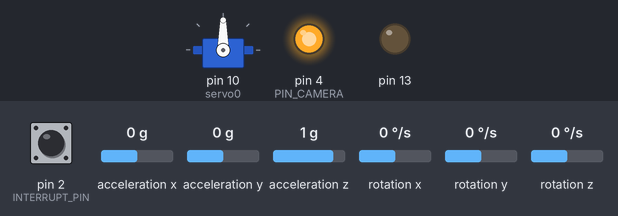
The sketch below on a simulated Arduino Leonardo, built with avr-gcc and run on an emulated ATmega32U4. On the bench: servo, output pins drawn as LEDs (lit = HIGH). Wiring (inferred from the names in the program): MPU-6050 motion sensor at I2C address 0x68. The inputs (shaded band) are chosen by the test bench; at power-on: pin 2 (INTERRUPT_PIN) LOW, acceleration x 0 g, acceleration y 0 g, acceleration z 1 g, rotation x 0 °/s, rotation y 0 °/s, rotation z 0 °/s. The sensor or clock chip raises its interrupt line as the real part does; what the sketch prints to the serial monitor is not drawn.

Above: at 0.8 s.
At 20.8 s:
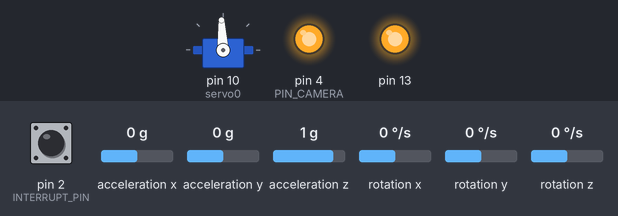
Timing chart, 0 to 22.3 s (numbered marks = the images above):
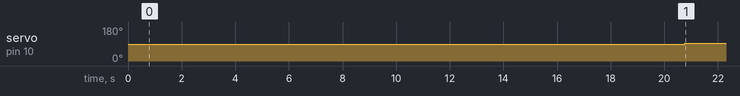

The sketch:

IntegrateCameraAndYaw.ino
```cpp
#include "pindef.h"
int command;
// class default I2C address is 0x68
// specific I2C addresses may be passed as a parameter here
// AD0 low = 0x68 (default for SparkFun breakout and InvenSense evaluation board)
// AD0 high = 0x69

MPU6050 mpu;                                          //Making a MPU6050 object!
//MPU6050 mpu(0x69);                                  // <-- use for AD0 high

// Define the servo motors
Servo servo0;                     //SERVO ZERO IS FOR YAW:

void setup() {
  command = 0;
  initCamera();
  initBluetooth();
  // initialize serial communication
  // (115200 chosen because it is required for Teapot Demo output, but it's
  // really up to you depending on your project)
//  Serial.begin(38400);
//  while (!Serial); // wait for Leonardo enumeration, others continue immediately


  initStabilize();

}

//int count == 1

void loop() {
  // put your main code here, to run repeatedly:
//  Serial.println(m/illis());
  stabilizeLoop();

//  Serial.println(mill/is());

//Getting command from bluetooth

//  command = getCommand();


//#ifdef SER_DEBUG
//  Serial.println("COMMAND : "+String(command));
//#endif

  switch(command){
    case 0: break;

    case 1: Serial.print(getYaw());
            break;

    case 2: //Start servo rotation and switch on camera
            setStartServoRotation(true);
            makeCameraPinLow();
            break;
    default:break;
  }

  if(shallWeTurnCameraPinHighAgain()){
    makeCameraPinHigh();
  }

}
```

b_stabilize.ino
```cpp
bool startServoRotation;
int servo0Speed = 1500;
float yaw0 = 0;                    //This variable can be used to save yaw values
float correct;
int j = 0;

bool blinkState = false;

// MPU control/status vars
bool dmpReady = false;  // set true if DMP init was successful
uint8_t mpuIntStatus;   // holds actual interrupt status byte from MPU
uint8_t devStatus;      // return status after each device operation (0 = success, !0 = error)
uint16_t packetSize;    // expected DMP packet size (default is 42 bytes)
uint16_t fifoCount;     // count of all bytes currently in FIFO
uint8_t fifoBuffer[64]; // FIFO storage buffer

// orientation/motion vars
Quaternion q;           // [w, x, y, z]         quaternion container
VectorInt16 aa;         // [x, y, z]            accel sensor measurements
VectorInt16 aaReal;     // [x, y, z]            gravity-free accel sensor measurements
VectorInt16 aaWorld;    // [x, y, z]            world-frame accel sensor measurements
VectorFloat gravity;    // [x, y, z]            gravity vector
float euler[3];         // [psi, theta, phi]    Euler angle container
float ypr[3];           // [yaw, pitch, roll]   yaw/pitch/roll container and gravity vector

// packet structure for InvenSense teapot demo
uint8_t teapotPacket[14] = { '$', 0x02, 0, 0, 0, 0, 0, 0, 0, 0, 0x00, 0x00, '\r', '\n' };


// ================================================================
// ===               INTERRUPT DETECTION ROUTINE                ===
// ================================================================

volatile bool mpuInterrupt = false;     // indicates whether MPU interrupt pin has gone high
void dmpDataReady() {
  mpuInterrupt = true;
}

// ================================================================
// ===               MY CODE FOR CALCULATING GYRO ERRORS        ===
// ===              CODE TAKEN FROM HOW TO MECHTRONICS          ===
// ================================================================
  const int MPUAddr = 0x68;
  float AccX, AccY, AccZ;
  float GyroX, GyroY, GyroZ;
  float accAngleX, accAngleY, gyroAngleX, gyroAngleY, gyroAngleZ;
  float roll, pitch, yaw;
  float AccErrorX, AccErrorY, GyroErrorX, GyroErrorY, GyroErrorZ;
  float elapsedTime, currentTime, previousTime;
  int c = 0;

  void calculate_IMU_error() {
  // We can call this funtion in the setup section to calculate the accelerometer and gyro data error. From here we will get the error values used in the above equations printed on the Serial Monitor.
  // Note that we should place the IMU flat in order to get the proper values, so that we then can the correct values
  // Read accelerometer values 200 times
    while (c < 200) {
      Wire.beginTransmission(MPUAddr);
      Wire.write(0x3B);
      Wire.endTransmission(false);
      Wire.requestFrom(MPUAddr, 6, true);
      AccX = (Wire.read() << 8 | Wire.read()) / 16384.0 ;
      AccY = (Wire.read() << 8 | Wire.read()) / 16384.0 ;
      AccZ = (Wire.read() << 8 | Wire.read()) / 16384.0 ;
      // Sum all readings
      AccErrorX = AccErrorX + ((atan((AccY) / sqrt(pow((AccX), 2) + pow((AccZ), 2))) * 180 / PI));
      AccErrorY = AccErrorY + ((atan(-1 * (AccX) / sqrt(pow((AccY), 2) + pow((AccZ), 2))) * 180 / PI));
      c++;
    }
    //Divide the sum by 200 to get the error value
    AccErrorX = AccErrorX / 200;
    AccErrorY = AccErrorY / 200;
    c = 0;
    // Read gyro values 200 times
    while (c < 200) {
      Wire.beginTransmission(MPUAddr);
      Wire.write(0x43);
      Wire.endTransmission(false);
      Wire.requestFrom(MPUAddr, 6, true);
      GyroX = Wire.read() << 8 | Wire.read();
      GyroY = Wire.read() << 8 | Wire.read();
      GyroZ = Wire.read() << 8 | Wire.read();
      // Sum all readings
      GyroErrorX = GyroErrorX + (GyroX / 131.0);
      GyroErrorY = GyroErrorY + (GyroY / 131.0);
      GyroErrorZ = GyroErrorZ + (GyroZ / 131.0);
      c++;
    }
    //Divide the sum by 200 to get the error value
    GyroErrorX = GyroErrorX / 200;
    GyroErrorY = GyroErrorY / 200;
    GyroErrorZ = GyroErrorZ / 200;
  // Print the error values on the Serial Monitor
//  Serial.print("AccErrorX: ");
//  Serial.println(AccErrorX);
//  Serial.print("AccErrorY: ");
//  Serial.println(AccErrorY);
//  Serial.print("GyroErrorX: ");
//  Serial.println(GyroErrorX);
//  Serial.print("GyroErrorY: ");
//  Serial.println(GyroErrorY);
//  Serial.print("GyroErrorZ: ");
//  Serial.println(GyroErrorZ);
}

////////////////////////////////////////////////////////////////////
//         CALVULATE YAW

//call repeatedly in loop, only updates after a certain time interval
//returns true if update happened
////////////////////////////////////////////////////////////////////
void calculateYaw() {
  // if programming failed, don't try to do anything
  if (!dmpReady) return;

  // wait for MPU interrupt or extra packet(s) available
  while (!mpuInterrupt && fifoCount < packetSize) {
    if (mpuInterrupt && fifoCount < packetSize) {
      // try to get out of the infinite loop
      fifoCount = mpu.getFIFOCount();
    }
  }

  // reset interrupt flag and get INT_STATUS byte
  mpuInterrupt = false;
  mpuIntStatus = mpu.getIntStatus();

  // get current FIFO count
  fifoCount = mpu.getFIFOCount();

  // check for overflow (this should never happen unless our code is too inefficient)
  if ((mpuIntStatus & _BV(MPU6050_INTERRUPT_FIFO_OFLOW_BIT)) || fifoCount >= 1024) {
    // reset so we can continue cleanly
    mpu.resetFIFO();
    fifoCount = mpu.getFIFOCount();
#ifdef SER_DEBUG
    Serial.println(F("FIFO overflow!"));
#endif


    // otherwise, check for DMP data ready interrupt (this should happen frequently)
  } else if (mpuIntStatus & _BV(MPU6050_INTERRUPT_DMP_INT_BIT)) {
    // wait for correct available data length, should be a VERY short wait
    while (fifoCount < packetSize) fifoCount = mpu.getFIFOCount();

    // read a packet from FIFO
    mpu.getFIFOBytes(fifoBuffer, packetSize);

    // track FIFO count here in case there is > 1 packet available
    // (this lets us immediately read more without waiting for an interrupt)
    fifoCount -= packetSize;

    // Get Yaw, Pitch and Roll values
#ifdef OUTPUT_READABLE_YAWPITCHROLL
    mpu.dmpGetQuaternion(&q, fifoBuffer);
    mpu.dmpGetGravity(&gravity, &q);
    mpu.dmpGetYawPitchRoll(ypr, &q, &gravity);

    // Yaw, Pitch, Roll values - Radians to degrees
    ypr[0] = ypr[0] * 180 / M_PI;
    ypr[1] = ypr[1] * 180 / M_PI;
    ypr[2] = ypr[2] * 180 / M_PI;
#endif
  }
}//void calculateYaw


// ================================================================
// ===                      INITIAL SETUP                       ===
// ================================================================

void initStabilize() {
  startServoRotation = false;

  // join I2C bus (I2Cdev library doesn't do this automatically)
#if I2CDEV_IMPLEMENTATION == I2CDEV_ARDUINO_WIRE
  Wire.begin();
  Wire.setClock(400000); // 400kHz I2C clock. Comment this line if having compilation difficulties
#elif I2CDEV_IMPLEMENTATION == I2CDEV_BUILTIN_FASTWIRE
  Fastwire::setup(400, true);
#endif

//  // initialize serial communication
//  // (115200 chosen because it is required for Teapot Demo output, but it's
//  // really up to you depending on your project)
//  Serial.begin(38400);
//  while (!Serial); // wait for Leonardo enumeration, others continue immediately

//   ================================================================
// ===              InSETUP:  MY CODE FOR CALCULATING GYRO ERRORS        ===
// ===              In SETUP:CODE TAKEN FROM HOW TO MECHTRONICS          ===
// ================================================================
  Wire.beginTransmission(MPUAddr);       // Start communication with MPUAddr6050 // MPUAddr=0x68
  Wire.write(0x6B);                  // Talk to the register 6B
  Wire.write(0x00);                  // Make reset - place a 0 into the 6B register
  Wire.endTransmission(true);        //end the transmission

  // Call this function if you need to get the IMU error values for your module
  calculate_IMU_error();
// ================================================================
   //End of my code:
// ================================================================


  // initialize device
  //Serial.println(F("Initializing I2C devices..."));
  mpu.initialize();
  pinMode(INTERRUPT_PIN, INPUT);
  devStatus = mpu.dmpInitialize();

  // supply your own gyro offsets here, scaled for min sensitivity
  //Commenting there's
//  mpu.setXGyroOffset(17);
//  mpu.setYGyroOffset(-69);
//  mpu.setZGyroOffset(27);
//  mpu.setZAccelOffset(1551); // 1688 factory default for my test chip

  //These are mine:
  mpu.setXGyroOffset(GyroErrorX);
  mpu.setYGyroOffset(GyroErrorY);
  mpu.setZGyroOffset(GyroErrorZ);
  mpu.setZAccelOffset(725); // 1688 factory default for my test chip

  // make sure it worked (returns 0 if so)
  if (devStatus == 0) {
    // turn on the DMP, now that it's ready
    // Serial.println(F("Enabling DMP..."));
    mpu.setDMPEnabled(true);

    attachInterrupt(digitalPinToInterrupt(INTERRUPT_PIN), dmpDataReady, RISING);
    mpuIntStatus = mpu.getIntStatus();

    // set our DMP Ready flag so the main loop() function knows it's okay to use it
    //Serial.println(F("DMP ready! Waiting for first interrupt..."));
    dmpReady = true;

    // get expected DMP packet size for later comparison
    packetSize = mpu.dmpGetFIFOPacketSize();
  } else {
    // ERROR!
    // 1 = initial memory load failed
    // 2 = DMP configuration updates failed
    // (if it's going to break, usually the code will be 1)
    // Serial.print(F("DMP Initialization failed (code "));
    //Serial.print(devStatus);
    //Serial.println(F(")"));
  }

  // Define the pins to which the 3 servo motors are connected
  servo0.attach(10);

//  Serial.println("SETUP FINISHED");

  //SELF CALLIBRATION:

#ifdef SER_DEBUG
  Serial.println("SELF CALLIBRATION STARTED");
#endif
  //For 2000 times, we'll record yaw values
  for(int i=0; i<2000; i++){
    calculateYaw();
    correct = ypr[0];
  }
#ifdef SER_DEBUG
  Serial.println("SELF CALLIBRATION FINISHED");
#endif

  //This will indicate that callibration is finished:
  pinMode(13,OUTPUT);
  digitalWrite(13,HIGH);

}

// ================================================================
// ===                     LOOP                       ===
// ================================================================

void stabilizeLoop() {
  calculateYaw();
  ypr[0] = ypr[0] - correct;


//  Serial.print(String(y/pr[0]) + "\t");

  //TO KEEP RANGE OF YAW FROM -180 to 180
  yaw0 = ypr[0];
  if(yaw0 > 180){
    yaw0 = (-1)*(360 - ypr[0]);
  }else if(yaw0 < -180){
    yaw0 = 360 + ypr[0];
  }

#ifdef SER_DEBUG
  Serial.print("YPR[0] : "+String(ypr[0])+"\t");
  Serial.print("YAW : "+String(yaw0)+"\t");
#endif


  if(!startServoRotation){
    //Logic 1:
    rotateServo();//
    //Logic 1:
//    rotateServo2();   //Worse than logic 1/
    //Logic 2:
//  rotateServoClockwise();

  }
  Serial.println();
}

///////////////////////////////// LOGIC 0: Basic//////////////////////////////////////////
///////////////////////////////// To satbilize//////////////////////////////////////////
void rotateServo(){
  if(yaw0 > 5){                        //Rotate Clockwise
    servo0Speed = map(yaw0, 0, 110, 1425, 1395);
    if(yaw0 > 70)
        servo0Speed= 1000;

  }else if(yaw0 < -5){                //Roate anti clockwise
    servo0Speed = map(yaw0, -110, 0, 1585, 1550);
    if(yaw0 < -70)
        servo0Speed= 2000;

  }else{                              //Stop
    servo0Speed = 1500;
  }


  Serial.print(servo0Speed);

  rotateServoRevolution(servo0Speed);
}
///////////////////////////////// LOGIC 1: Basic//////////////////////////////////////////
///////////////////////////////// To satbilize//////////////////////////////////////////

void rotateServo1(){
  if(yaw0 > 7){
    servo0Speed = map(yaw0, 0, 70, 1425, 1395);
    if(yaw0 > 70)
        servo0Speed= 1000;

  }else if(yaw0 < -7){
    servo0Speed = map(yaw0, -70, 0, 1585, 1555);
    if(yaw0 < -70)
        servo0Speed= 2000;

  }else{
   servo0Speed = 1500;
  }

  rotateServoRevolution(servo0Speed);
}

///////////////////////////////// LOGIC 2: Basic//////////////////////////////////////////
///////////////////////////////// To satbilize//////////////////////////////////////////
//void rotateServo2(){
//  if(ypr[0] > 10){
//    servo0Speed = map(ypr[0], 0, 180, 1425, 1395);
//    rotateServo(servo0Speed);
//  }else if(ypr[0] < -10){
//    servo0Speed = map(ypr[0], -180, 0, 1585, 1555);
//    rotateServo(servo0Speed);
//  }else{
//    servo0Speed = 0;
//    rotateServo(servo0Speed);
//  }
//}

///////////////////////////////// LOGIC 2: Assuming Payload will rotate clockwise//////////////////////////////////////////
///////////////////////////////// To satbilize//////////////////////////////////////////
//void rotateServoClockwise(){
//  if(yaw0 > 0){
//    servo0Speed = map(yaw0, -5, 50, 1425, 1395);
//    if(yaw0 > 50)
//        servo0Speed= 1000;
//
//    rotateServoClockwise(servo0Speed);
//  }else if(yaw0 < 0){
//    stopServo();
//  }
//}


////Continuous servo rotates clockwise for Servo.write() value between 0 to 89;
//void rotateServoClockwise(int servoSpeed){
//  servo0.writeMicroseconds(servoSpeed);
//}
//
////Continuous servo rotates clockwise for Servo.write() value between 180 down to 91;
//void rotateServoAntiClockwise(int servoSpeed){
//  servo0.writeMicroseconds(servoSpeed);
//}
//
//void stopServo(){
//  servo0.writeMicroseconds(1500);
//}
void rotateServoRevolution(int servoSpeed){
  servo0.writeMicroseconds(servoSpeed);
}


void setStartServoRotation(bool yes){
  startServoRotation = yes;
}

String getYaw(){
  int yaw0i = (int)yaw0;
  return String(yaw0i);
}
```

c_camera.ino
```cpp
// ================================================================
// ===                      CAMERA RELATED                       ===
// ================================================================
//long cameraStartime = 0;
//int cameraState = 0;
int cameraPinStatus = 0;
uint64_t cameraPinLowTime = 0;

void initCamera(){
  pinMode(PIN_CAMERA,OUTPUT);
  digitalWrite(PIN_CAMERA,HIGH);
  cameraPinStatus = 0;   //Camera Pin is HIGH
//  cameraState = 0;       //i.e. OFF
}

//void switchOnOffCamera(){
//  digitalWrite(PIN_CAMERA,LOW);
//  delay(LONG_PRESS);
//  digitalWrite(PIN_CAMERA,HIGH);
//  cameraState = (cameraState == 0)?1:0;
//}

void makeCameraPinLow(){
  digitalWrite(PIN_CAMERA,LOW);
  cameraPinStatus = 1;
  cameraPinLowTime = millis();
}

void makeCameraPinHigh(){
  digitalWrite(PIN_CAMERA,HIGH);
  cameraPinStatus = 0;
}

bool shallWeTurnCameraPinHighAgain(){
  uint64_t timeCheck = millis() - cameraPinLowTime;
  if(isCameraPinLow() && timeCheck > LONG_PRESS){
    return true;
  }else{
    return false;
  }
}

//bool isCameraOn(){
//  return (cameraState == 1);
//}

bool isCameraPinLow(){
  return (cameraPinStatus == 1);
}
```

d_bluetooth.ino
```cpp
int BTcommand;

void initBluetooth(){
  Serial.begin(9600);
  Serial.setTimeout(10); //10 milliseconds
}

int getCommand(){
  BTcommand = -1;
  BTcommand = Serial.parseInt();
#ifdef SER_DEBUG
//  Serial.println("BTCOMMAND : "+String(BTcommand));
#endif

  return BTcommand;
}
```

pindef.h
```cpp
// I2Cdev and MPU6050 must be installed as libraries, or else the .cpp/.h files
// for both classes must be in the include path of your project
#include "I2Cdev.h"

#include "MPU6050_6Axis_MotionApps20.h"
//#include "MPU6050.h" // not necessary if using MotionApps include file

// Arduino Wire library is required if I2Cdev I2CDEV_ARDUINO_WIRE implementation
// is used in I2Cdev.h
#if I2CDEV_IMPLEMENTATION == I2CDEV_ARDUINO_WIRE
  #include "Wire.h"
#endif

#include <Servo.h>

#define OUTPUT_READABLE_YAWPITCHROLL

#define INTERRUPT_PIN 2

#define LONG_PRESS 3000
#define PIN_CAMERA 4

#define SER_DEBUG
//#undef SER_DEBUG///
```

Measured:
- by itself, servo on pin 10 (servo0): 90° → 93° at 20.8 s
